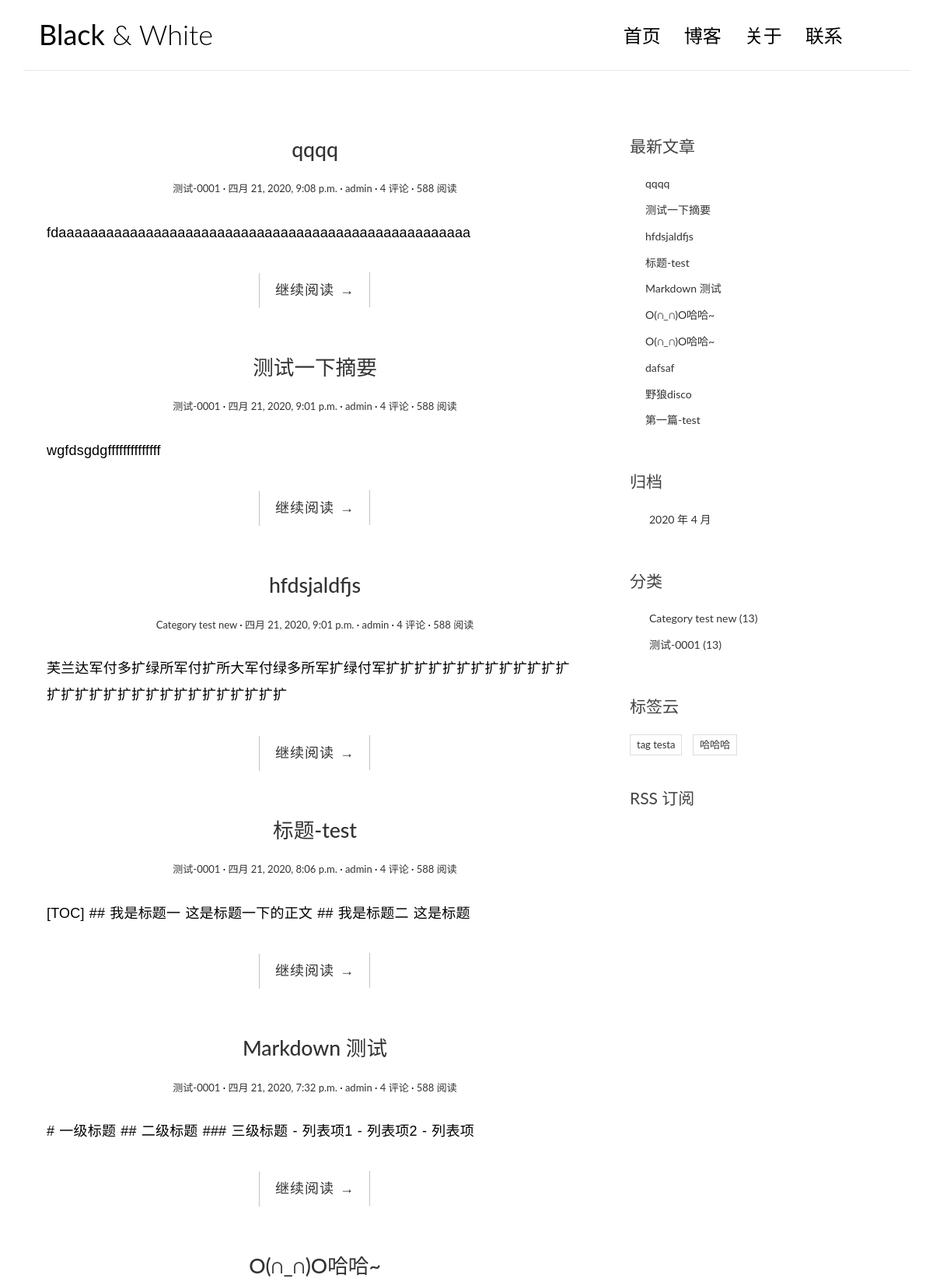
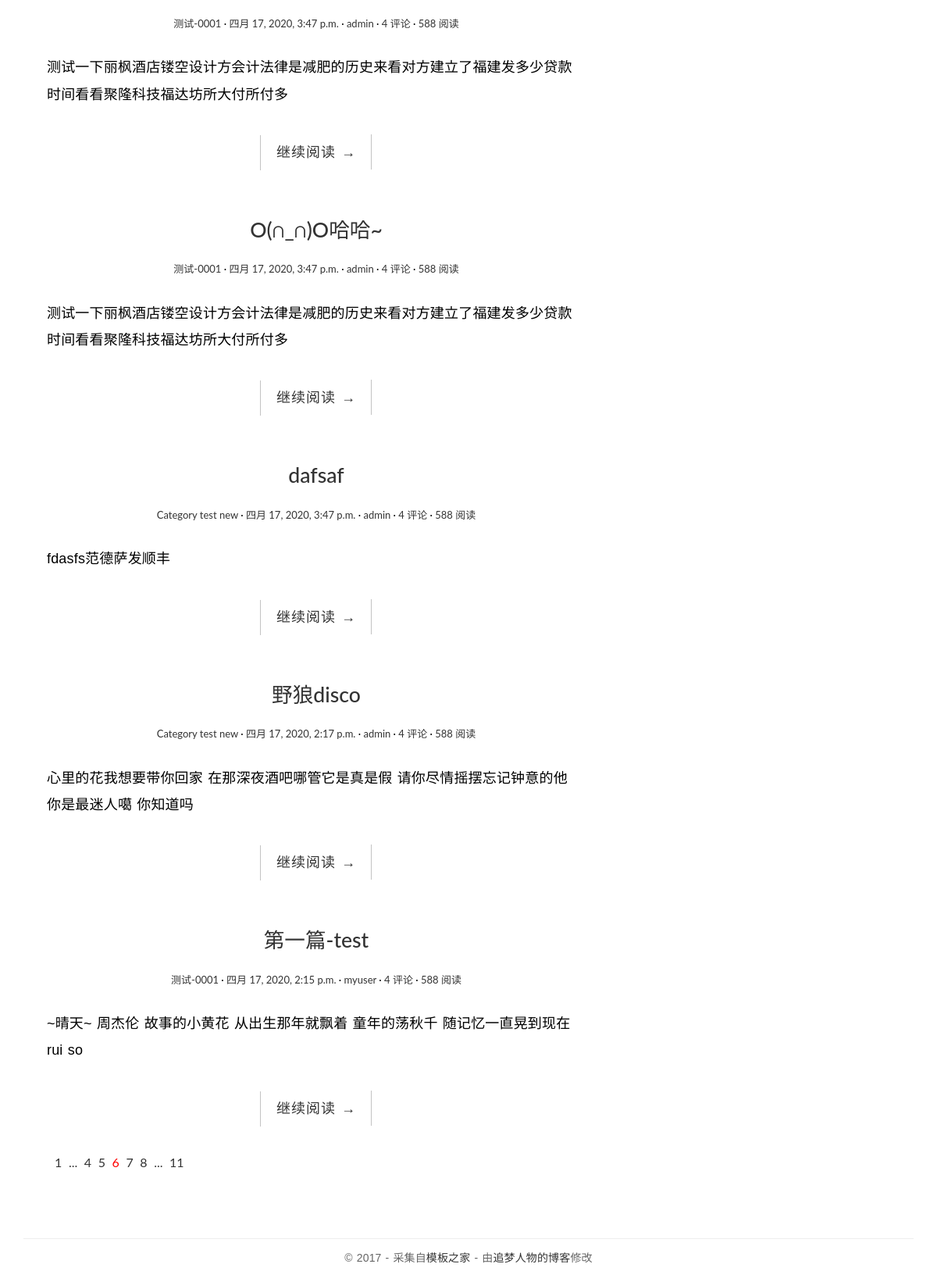
The page / on the database its author committed (2 pictures, top to bottom).
### blog/models.py (models this page shows, shortened)
class Post(models.Model):
    """
    文章的数据库表稍微复杂一点，主要是涉及的字段更多。
    """
    title = models.CharField(max_length=70)
    body = models.TextField()
    created_time = models.DateTimeField()
    modified_time = models.DateTimeField()
    excerpt = models.CharField(max_length=200, blank=True)
    category = models.ForeignKey(Category, on_delete=models.CASCADE)
    tags = models.ManyToManyField(Tag, blank=True)
    author = models.ForeignKey(User, on_delete=models.CASCADE)

class Category(models.Model):
    """
    django 要求模型必须继承models.Model类。
    Category 只需要一个简单的分类名 name 就可以了
    CharField 指定了分类名 name 数据类型，CharField是字符型，
    CharField 的 max_length 参数指定其最大长度，超过这个长度的分类名就不能被存入数据库。
    当然 django 还为我们提供了多种其他的数据类型，如日期时间类型DateTimeField、整数类型IntegerField等等。
    django的全部类型可查看文档: https://docs.djangoproject.com/en/2.2/ref/models/fields/#field-types
    """
    name = models.CharField(max_length=100)

class Tag(models.Model):
    """
    标签Tag也比较简单，和Category一样。
    """
    name = models.CharField(max_length=100)

### blog/views.py (the view)
# urls.py: path('', views.index, name='index'),
def index(request):
    post_list = Post.objects.all().order_by('-created_time')
    return render(request, 'blog/index.html', context={'post_list': post_list})

### blog/templatetags/blog_extras.py (called while the page is built)
@register.inclusion_tag('blog/inclusions/_recent_posts.html', takes_context=True)
def show_recent_posts(context, num=5):
    return {
        'recent_post_list': Post.objects.all().order_by('-created_time')[:num],
    }

@register.inclusion_tag('blog/inclusions/_archives.html', takes_context=True)
def show_archives(context):
    return {
        'date_list': Post.objects.dates('created_time', 'month', order='DESC')
    }

@register.inclusion_tag('blog/inclusions/_categories.html', takes_context=True)
def show_categories(context):
    return {
        'category_list': Category.objects.all()
    }

@register.inclusion_tag('blog/inclusions/_tags.html', takes_context=True)
def show_tags(context):
    return {
        'tag_list': Tag.objects.all(),
    }

### templates/blog/index.html
{% extends 'base.html' %}
{% block main %}
    {% for post in post_list %}
        <article class="post post-{{ post.pk }}">
            <header class="entry-header">
                <h1 class="entry-title">
                    <a href="{{ post.get_absolute_url }}">{{ post.title }}</a>
                </h1>
                <div class="entry-meta">
                    <span class="post-category"><a href="#">{{ post.category.name }}</a></span>
                    <span class="post-date"><a href="#"><time class="entry-date"
                                                              datetime="{{ post.created_time }}">{{ post.created_time }}</time></a></span>
                    <span class="post-author"><a href="#">{{ post.author }}</a></span>
                    <span class="comments-link"><a href="#">4 评论</a></span>
                    <span class="views-count"><a href="#">588 阅读</a></span>
                </div>
            </header>
            <div class="entry-content clearfix">
                <p>{{ post.body|truncatechars:54 }}</p>
                <div class="read-more cl-effect-14">
                    <a href="{{ post.get_absolute_url }}" class="more-link">继续阅读 <span class="meta-nav">→</span></a>
                </div>
            </div>
        </article>
    {% empty %}
        <div class="no-post">暂时还没有发布的文章啦~</div>
    {% endfor %}
    <div class="pagination">
        <ul>
            <li><a href="">1</a></li>
            <li><a href="">...</a></li>
            <li><a href="">4</a></li>
            <li><a href="">5</a></li>
            <li class="current"><a href="">6</a></li>
            <li><a href="">7</a></li>
            <li><a href="">8</a></li>
            <li><a href="">...</a></li>
            <li><a href="">11</a></li>
        </ul>
    </div>
{% endblock main %}

### templates/blog/inclusions/_recent_posts.html
<div class="widget widget-recent-posts">
    <h3 class="widget-title">
        最新文章
    </h3>
    <ul>
        {% for post in recent_post_list %}
            <li>
                <a href="{{ post.get_absolute_url }}">{{ post.title }}</a>
            </li>
        {% empty %}
            暂无文章！！！
        {% endfor %}
    </ul>
</div>

### templates/blog/inclusions/_categories.html
<div class="widget widget-category">
    <h3 class="widget-title">分类</h3>
    <ul>
        {% for category in category_list %}
        <li>
            <a href="{% url 'blog:category' category.pk %}">{{ category.name }} <span class="post-count">(13)</span></a>
        </li>
         {% empty %}
            暂无分类！！！
        {% endfor %}
    </ul>
</div>

### templates/blog/inclusions/_tags.html
<div class="widget widget-tag-cloud">
    <h3 class="widget-title">标签云</h3>
    <ul>
        {% for tag in tag_list %}
        <li>
            <a href="{% url 'blog:tag' tag.pk %}">{{ tag.name }}</a>
        </li>
        {% empty %}
            暂无标签！！！
        {% endfor %}
    </ul>
</div>

### blog/static/blog/css/custom.css (style rules this page uses)
* { outline: none; }
h1, h2, h3, h4, h5, h6 { margin-top: 0; }
a { color: #333; }
body { color: #444; font-family: 'Lato', sans-serif; }
p { font-family: 'Ubuntu', sans-serif; font-weight: 400; word-spacing: 1px; letter-spacing: 0.01em; }
.post { background: #fff; padding: 30px 30px 0; }
.entry-title { text-align: center; font-size: 1.9em; margin-bottom: 20px; line-height: 1.6; padding: 10px 20px 0; }
.entry-meta { text-align: center; color: #DDDDDD; font-size: 13px; margin-bottom: 30px; }
.entry-content { font-size: 18px; line-height: 1.9; font-weight: 300; color: #000; }
.post-category::after, .post-date::after, .post-author::after, .comments-link::after { content: ' ·'; color: #000; }
.read-more { font-family: 'Ubuntu', sans-serif; font-weight: 400; word-spacing: 1px; letter-spacing: 0.01em; text-align: center; margin-top: 20px; }
.cl-effect-14 a { padding: 0 20px; height: 45px; line-height: 45px; position: relative; display: inline-block; margin: 15px 25px; letter-spacing: 1px; font-weight: 400; text-shadow: 0 0 1px rgba(255, 255, 255, 0.3); }
.cl-effect-14 a::before, .cl-effect-14 a::after { position: absolute; width: 45px; height: 1px; background: #C3C3C3; content: ''; -webkit-transition: all 0.3s; -moz-transition: all 0.3s; transition: all 0.3s; pointer-events: none; }
.cl-effect-14 a::before { top: 0; left: 0; -webkit-transform: rotate(90deg); -moz-transform: rotate(90deg); transform: rotate(90deg); -webkit-transform-origin: 0 0; -moz-transform-origin: 0 0; transform-origin: 0 0; }
.cl-effect-14 a::after { right: 0; bottom: 0; -webkit-transform: rotate(90deg); -moz-transform: rotate(90deg); transform: rotate(90deg); -webkit-transform-origin: 100% 0; -moz-transform-origin: 100% 0; transform-origin: 100% 0; }
.widget { background: #fff; padding: 30px 0 0; }
.widget-title { font-size: 1.5em; margin-bottom: 20px; line-height: 1.6; padding: 10px 0 0; font-weight: 400; }
.widget-recent-posts ul { padding: 0; margin: 0; padding-left: 20px; }
.widget-recent-posts ul li { list-style-type: none; position: relative; line-height: 170%; margin-bottom: 10px; }
.widget-recent-posts ul li::before { content: '\f3d3'; font-family: "Ionicons"; position: absolute; left: -17px; top: 3px; font-size: 16px; color: #000; }
.widget-category ul { padding: 0; margin: 0; padding-left: 25px; }
.widget-category ul li { list-style-type: none; position: relative; line-height: 170%; margin-bottom: 10px; }
.widget-category ul li::before { content: '\f3fe'; font-family: "Ionicons"; position: absolute; left: -25px; top: 1px; font-size: 18px; color: #000; }
.widget-tag-cloud ul { padding: 0; margin: 0; margin-right: -10px; }
.widget-tag-cloud ul li { list-style-type: none; font-size: 13px; display: inline-block; margin-right: 10px; margin-bottom: 10px; padding: 3px 8px; border: 1px solid #ddd; }
.pagination ul { list-style: none; }
.pagination ul li { display: inline-block; font-size: 16px; margin-right: 5px; }
.current a { color: red; }

### rows shown on the page
Post: title "qqqq", category.name "测试-0001", created_time "四月 21, 2020, 9:08 p.m.", author "admin", body "fdaaaaaaaaaaaaaaaaaaaaaaaaaaaaaaaaaaaaaaaaaaaaaaaaaaaa"
Post: title "测试一下摘要", category.name "测试-0001", created_time "四月 21, 2020, 9:01 p.m.", author "admin", body "wgfdsgdgffffffffffffff"
Post: title "hfdsjaldfjs", category.name "Category test new", created_time "四月 21, 2020, 9:01 p.m.", author "admin", body "芙兰达军付多扩绿所军付扩所大军付绿多所军扩绿付军扩扩扩扩扩扩扩扩扩扩扩扩扩扩扩扩扩扩扩扩扩扩扩扩扩扩扩扩扩扩"
Post: title "标题-test", category.name "测试-0001", created_time "四月 21, 2020, 8:06 p.m.", author "admin", body "[TOC] ## 我是标题一 这是标题一下的正文 ## 我是标题二 这是标题"
Post: title "Markdown 测试", category.name "测试-0001", created_time "四月 21, 2020, 7:32 p.m.", author "admin", body "# 一级标题 ## 二级标题 ### 三级标题 - 列表项1 - 列表项2 - 列表项"
Post: title "O(∩_∩)O哈哈~", category.name "测试-0001", created_time "四月 17, 2020, 3:47 p.m.", author "admin", body "测试一下丽枫酒店镂空设计方会计法律是减肥的历史来看对方建立了福建发多少贷款时间看看聚隆科技福达坊所大付所付多"
Post: title "O(∩_∩)O哈哈~", category.name "测试-0001", created_time "四月 17, 2020, 3:47 p.m.", author "admin", body "测试一下丽枫酒店镂空设计方会计法律是减肥的历史来看对方建立了福建发多少贷款时间看看聚隆科技福达坊所大付所付多"
Post: title "dafsaf", category.name "Category test new", created_time "四月 17, 2020, 3:47 p.m.", author "admin", body "fdasfs范德萨发顺丰"
Post: title "野狼disco", category.name "Category test new", created_time "四月 17, 2020, 2:17 p.m.", author "admin", body "心里的花我想要带你回家 在那深夜酒吧哪管它是真是假 请你尽情摇摆忘记钟意的他 你是最迷人噶 你知道吗"
Post: title "第一篇-test", category.name "测试-0001", created_time "四月 17, 2020, 2:15 p.m.", author "myuser", body "~晴天~ 周杰伦 故事的小黄花 从出生那年就飘着 童年的荡秋千 随记忆一直晃到现在 rui so"
Category: name "Category test new"
Category: name "测试-0001"
Tag: name "tag testa"
Tag: name "哈哈哈"

### other values the page prints
{{ date.year }} "2020"
{{ date.month }} "4"
